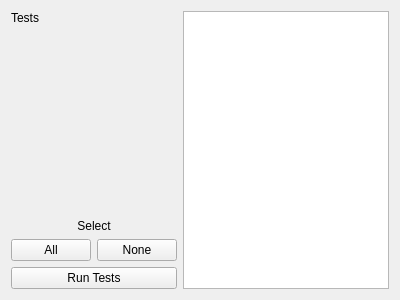
<?xml version="1.0" encoding="UTF-8"?>
<ui version="4.0">
 <class>FormTestComponents</class>
 <widget class="QWidget" name="FormTestComponents">
  <property name="geometry">
   <rect>
    <x>0</x>
    <y>0</y>
    <width>400</width>
    <height>300</height>
   </rect>
  </property>
  <property name="windowTitle">
   <string>Form</string>
  </property>
  <layout class="QHBoxLayout" name="horizontalLayout">
   <item>
    <layout class="QVBoxLayout" name="testCheckboxLayout">
     <item>
      <widget class="QLabel" name="label">
       <property name="text">
        <string>Tests</string>
       </property>
      </widget>
     </item>
     <item>
      <spacer name="verticalSpacer">
       <property name="orientation">
        <enum>Qt::Vertical</enum>
       </property>
       <property name="sizeHint" stdset="0">
        <size>
         <width>20</width>
         <height>40</height>
        </size>
       </property>
      </spacer>
     </item>
     <item>
      <layout class="QGridLayout" name="gridLayout">
       <item row="0" column="0" colspan="2">
        <widget class="QLabel" name="label_2">
         <property name="text">
          <string>Select</string>
         </property>
         <property name="alignment">
          <set>Qt::AlignCenter</set>
         </property>
        </widget>
       </item>
       <item row="1" column="0">
        <widget class="QPushButton" name="btnSelectAll">
         <property name="text">
          <string>All</string>
         </property>
        </widget>
       </item>
       <item row="1" column="1">
        <widget class="QPushButton" name="btnSelectNone">
         <property name="text">
          <string>None</string>
         </property>
        </widget>
       </item>
      </layout>
     </item>
     <item>
      <widget class="QPushButton" name="btnRunTests">
       <property name="text">
        <string>Run Tests</string>
       </property>
      </widget>
     </item>
    </layout>
   </item>
   <item>
    <widget class="QPlainTextEdit" name="edtTxt"/>
   </item>
  </layout>
 </widget>
 <resources/>
 <connections>
  <connection>
   <sender>btnRunTests</sender>
   <signal>clicked()</signal>
   <receiver>FormTestComponents</receiver>
   <slot>slotRunTests()</slot>
   <hints>
    <hint type="sourcelabel">
     <x>48</x>
     <y>272</y>
    </hint>
    <hint type="destinationlabel">
     <x>199</x>
     <y>149</y>
    </hint>
   </hints>
  </connection>
  <connection>
   <sender>btnSelectAll</sender>
   <signal>clicked()</signal>
   <receiver>FormTestComponents</receiver>
   <slot>slotSelectAll()</slot>
   <hints>
    <hint type="sourcelabel">
     <x>48</x>
     <y>243</y>
    </hint>
    <hint type="destinationlabel">
     <x>199</x>
     <y>149</y>
    </hint>
   </hints>
  </connection>
  <connection>
   <sender>btnSelectNone</sender>
   <signal>clicked()</signal>
   <receiver>FormTestComponents</receiver>
   <slot>slotSelectNone()</slot>
   <hints>
    <hint type="sourcelabel">
     <x>133</x>
     <y>243</y>
    </hint>
    <hint type="destinationlabel">
     <x>199</x>
     <y>149</y>
    </hint>
   </hints>
  </connection>
 </connections>
 <slots>
  <slot>slotRunTests()</slot>
  <slot>slotSelectAll()</slot>
  <slot>slotSelectNone()</slot>
 </slots>
</ui>
